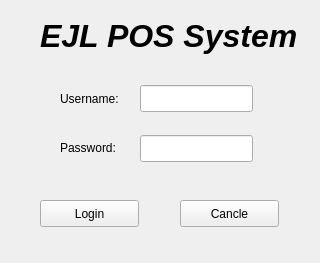
<?xml version="1.0" encoding="UTF-8"?>
<ui version="4.0">
 <class>Widget</class>
 <widget class="QWidget" name="Widget">
  <property name="geometry">
   <rect>
    <x>0</x>
    <y>0</y>
    <width>320</width>
    <height>263</height>
   </rect>
  </property>
  <property name="windowTitle">
   <string>Widget</string>
  </property>
  <widget class="QPushButton" name="pushButton">
   <property name="geometry">
    <rect>
     <x>40</x>
     <y>200</y>
     <width>99</width>
     <height>27</height>
    </rect>
   </property>
   <property name="text">
    <string>Login</string>
   </property>
  </widget>
  <widget class="QPushButton" name="pushButton_2">
   <property name="geometry">
    <rect>
     <x>180</x>
     <y>200</y>
     <width>99</width>
     <height>27</height>
    </rect>
   </property>
   <property name="text">
    <string>Cancle</string>
   </property>
  </widget>
  <widget class="QLabel" name="label">
   <property name="geometry">
    <rect>
     <x>40</x>
     <y>10</y>
     <width>271</width>
     <height>51</height>
    </rect>
   </property>
   <property name="font">
    <font>
     <pointsize>24</pointsize>
     <weight>75</weight>
     <italic>true</italic>
     <bold>true</bold>
    </font>
   </property>
   <property name="text">
    <string>EJL POS System</string>
   </property>
   <property name="scaledContents">
    <bool>false</bool>
   </property>
  </widget>
  <widget class="QLabel" name="label_2">
   <property name="geometry">
    <rect>
     <x>60</x>
     <y>90</y>
     <width>73</width>
     <height>17</height>
    </rect>
   </property>
   <property name="text">
    <string>Username:</string>
   </property>
  </widget>
  <widget class="QLabel" name="label_3">
   <property name="geometry">
    <rect>
     <x>60</x>
     <y>140</y>
     <width>71</width>
     <height>16</height>
    </rect>
   </property>
   <property name="text">
    <string>Password:</string>
   </property>
  </widget>
  <widget class="QLineEdit" name="lineEdit">
   <property name="geometry">
    <rect>
     <x>140</x>
     <y>85</y>
     <width>113</width>
     <height>27</height>
    </rect>
   </property>
  </widget>
  <widget class="QLineEdit" name="lineEdit_2">
   <property name="geometry">
    <rect>
     <x>140</x>
     <y>135</y>
     <width>113</width>
     <height>27</height>
    </rect>
   </property>
   <property name="echoMode">
    <enum>QLineEdit::Password</enum>
   </property>
  </widget>
 </widget>
 <layoutdefault spacing="6" margin="11"/>
 <tabstops>
  <tabstop>lineEdit</tabstop>
  <tabstop>lineEdit_2</tabstop>
  <tabstop>pushButton</tabstop>
  <tabstop>pushButton_2</tabstop>
 </tabstops>
 <resources/>
 <connections/>
</ui>
